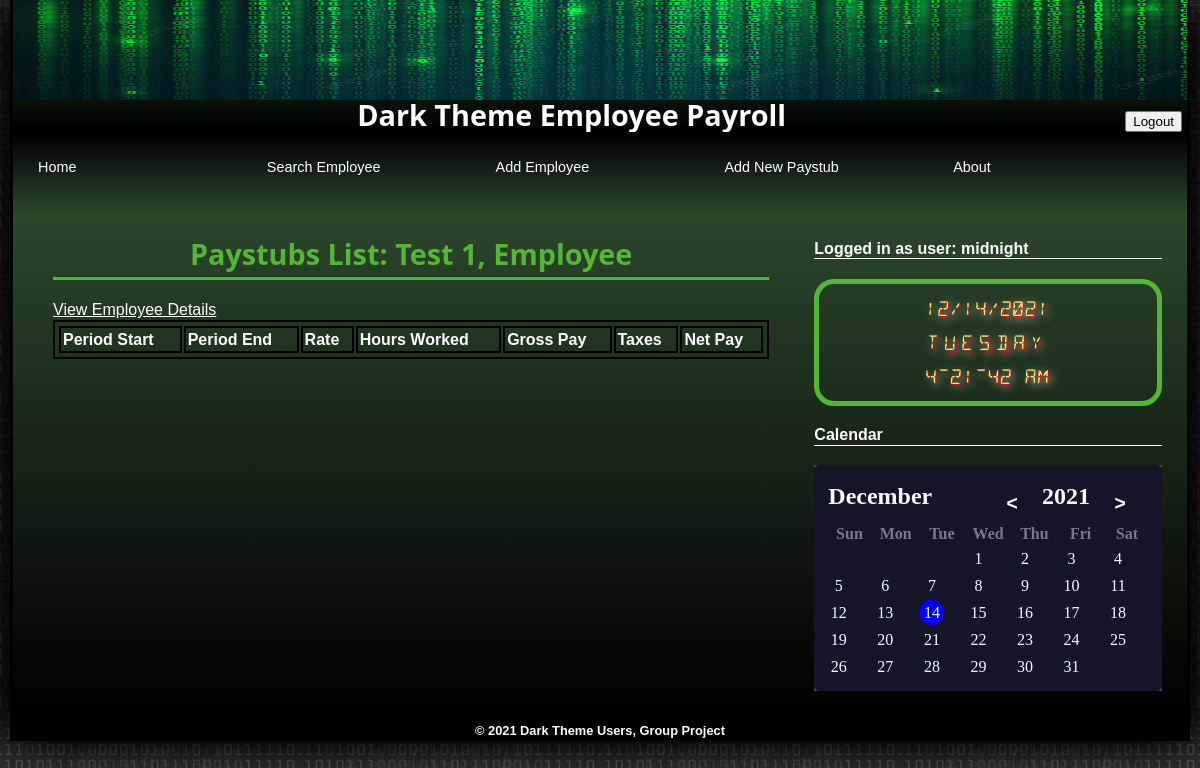
Page /paystubs/3/ (signed in) on the earlier database version.
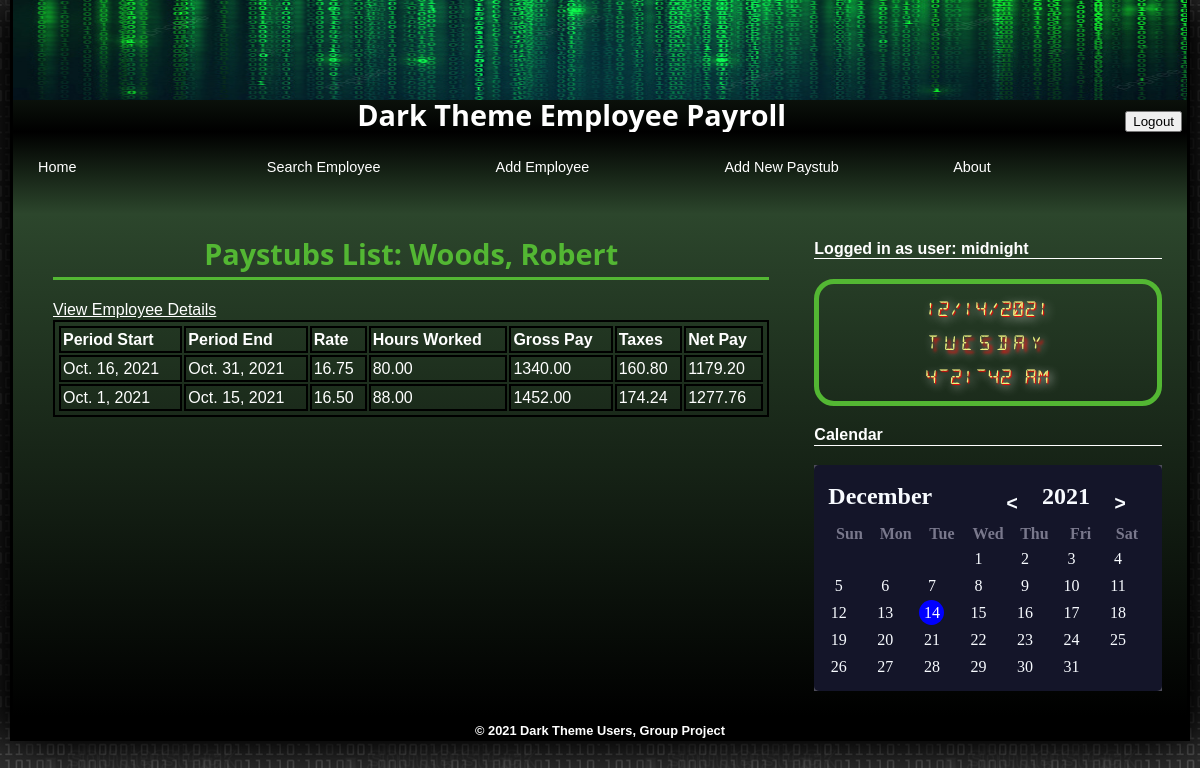
Same page on the later database version.
### persons/models.py (models this page shows)
class Person(models.Model):
    id_number = models.IntegerField(primary_key=True)
    first_name = models.TextField()
    last_name = models.TextField()
    middle_name = models.TextField(blank=True)
    address = models.TextField()
    birth_date = models.DateField()
    email = models.EmailField(('email address'), unique=True)

class Paystub(models.Model):
    employee = models.ForeignKey(Employee, default=None, on_delete=models.CASCADE)
    pay_period_start = models.DateField()
    pay_period_end = models.DateField()
    hours_worked = models.DecimalField(max_digits=5, decimal_places=2) #Need to figure out how to connect this to the function below
    rate = models.DecimalField(max_digits=7, decimal_places=2) #Need to figure out how to connect this to the employee's rate
    gross_pay = models.DecimalField(max_digits=7, decimal_places=2)
    taxes = models.DecimalField(max_digits=7, decimal_places=2) #Need to figure out how to connect this to the function below
    net_pay = models.DecimalField(max_digits=7, decimal_places=2)#Need to figure out how to connect this to the function below

### persons/views.py (the view)
# urls.py: path('paystubs/<int:id>/', view_paystubs_view),
@login_required
def view_paystubs_view(request,id=None):
    context={}
    employee_obj = None
    employee_paystubs = None
    if id is not None:
        employee_obj = Employee.objects.get(id_number=id)
        if employee_obj is not None:
            employee_paystubs = Paystub.objects.filter(employee=employee_obj).order_by('-pay_period_start')
            context = {
                    "employee": employee_obj,
                    "employee_paystubs": employee_paystubs
                }
    return render(request,'employee-paystubs-list.html', context=context)

### templates/employee-paystubs-list.html (shortened to what this page needs)
{% extends "base.html" %}
{% block content %}
<h1>Paystubs List: {{ employee.last_name }}, {{ employee.first_name}}</h1>
<p></p>
<a href="/view/{{ employee.id_number }}" style="color: white;">View Employee Details</a>
<form>
    <div id="table">
        <table style="width:100%;">
            <thead>
                <tr>
                    <th>Period Start</th>
                    <th>Period End</th>
                    <th>Rate</th>
                    <th>Hours Worked</th>
                    <th>Gross Pay</th>
                    <th>Taxes</th>
                    <th>Net Pay</th>
                </tr>
            </thead>
            <tbody>
                {% for paystub in employee_paystubs %}
                    <tr>
                        <td> {{ paystub.pay_period_start }} </td>
                        <td> {{ paystub.pay_period_end }} </td>
                        <td> {{ paystub.rate }} </td>
                        <td> {{ paystub.hours_worked }} </td>
                        <td> {{ paystub.gross_pay }} </td>
                        <td> {{ paystub.taxes }} </td>
                        <td> {{ paystub.net_pay }} </td>
                    </tr>
                {% endfor %}
            </tbody>
        </table>
    </div>
</form>
{% endblock content %}

Differences in the rows shown:
changed Person: last_name "Test 1" → "Woods"; first_name "Employee" → "Robert"
added Paystub: pay_period_start "Oct. 16, 2021", pay_period_end "Oct. 31, 2021", rate "16.75", hours_worked "80.00", gross_pay "1340.00", taxes "160.80", net_pay "1179.20"
added Paystub: pay_period_start "Oct. 1, 2021", pay_period_end "Oct. 15, 2021", rate "16.50", hours_worked "88.00", gross_pay "1452.00", taxes "174.24", net_pay "1277.76"
